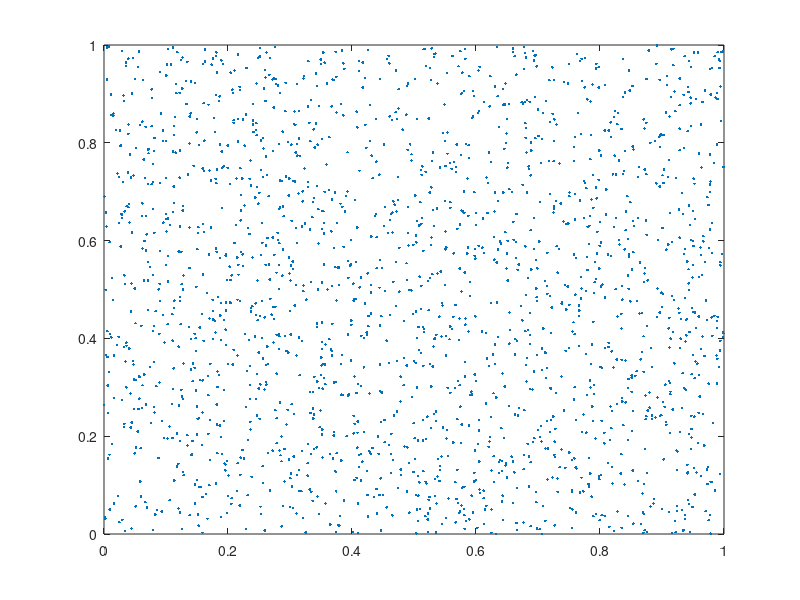
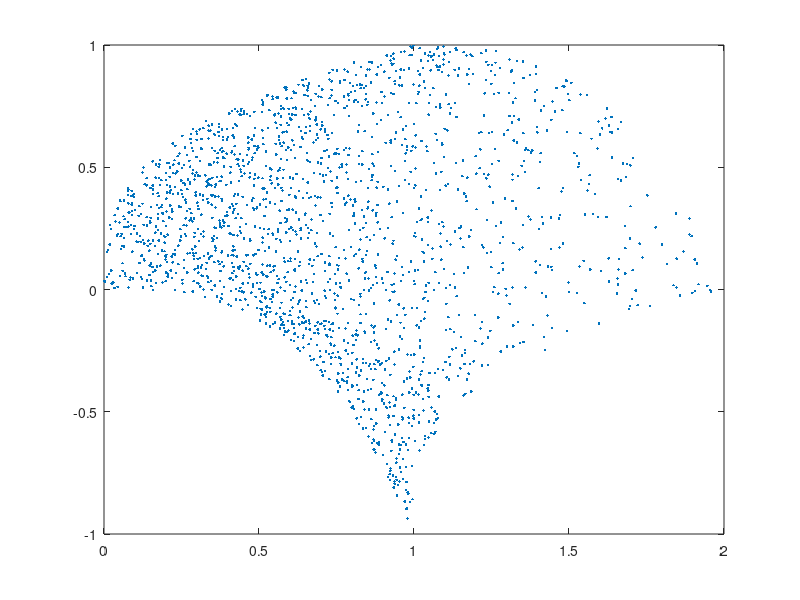

Recreate these plots in MATLAB, in order. (Note: this script raises an error after producing the figures.)
% this code simulates the data from "Non LInear INdependent Component
% Analysis"

clear all
close all

%% define parameters
N = 2000;
dim = 2;
Nc = 200;
dt = 0.01;

%% do simulations

x = rand(N, dim);

f = @(x) [x(:,1)+x(:,2).^3 x(:,2)-x(:,1).^3];
y = f(x);

%% plot results

% plot variables, color by time
figure;
plot(x(:,1),x(:,2),'.')

figure;
plot(y(:,1),y(:,2),'.')

%% calculate clouds

xclouds = dt * randn(Nc, dim, N);
for i=1:N
    xclouds(:,:,i) = repmat(x(i,:), Nc, 1) + xclouds(:,:,i);
end
ind = find(xclouds > 1);
xclouds(ind) = 2 - xclouds(ind);
ind = find(xclouds < 0);
xclouds(ind) = -xclouds(ind);

yclouds = zeros(size(xclouds));
for i=1:N
    yclouds(:,:,i) = f(xclouds(:,:,i));
end

%% calculate inverse covariances
[inv_c, ~, ranks] = covariances2(yclouds, dim);

%% NIV
if size(y,1) > 4000
    disp('Too much data; NIV will fail')
    return
end
neigs = 10;
[V, D] = NIV(y, inv_c, 0, neigs, 0);

figure;
scatter(x(:,1),x(:,2),200,V(:,2),'.')

figure;
scatter(x(:,1),x(:,2),200,V(:,3),'.')

%% dmaps
W = squareform(pdist(y)).^2;
[V, D] = dmaps(W, median(W(:)), neigs);

figure;
scatter(x(:,1),x(:,2),200,V(:,2),'.')

figure;
scatter(x(:,1),x(:,2),200,V(:,3),'.')

%% do simulation with noise

dim = 3;

x = zeros(N, dim);
x(:, 1:2) = rand(N, 2);

f = @(x) [x(:,1)+x(:,2).^3 x(:,2)-x(:,1).^3 x(:,3)];

y = f(x);

%% do simulations

xclouds = zeros(Nc, dim, N);

drift = @(t, x) [0; 0; (1-x(3))];
diffn = @(t, x) [1 0 0; 0 1 0; 0 0 100];
    
dt = dt/Nc;

for i=1:N
    SDE = sde(drift, diffn, 'StartState', x(i,:));
    [xclouds(:,:,i), ~, ~] = SDE.simulate(Nc, 'DeltaTime', dt);
end
